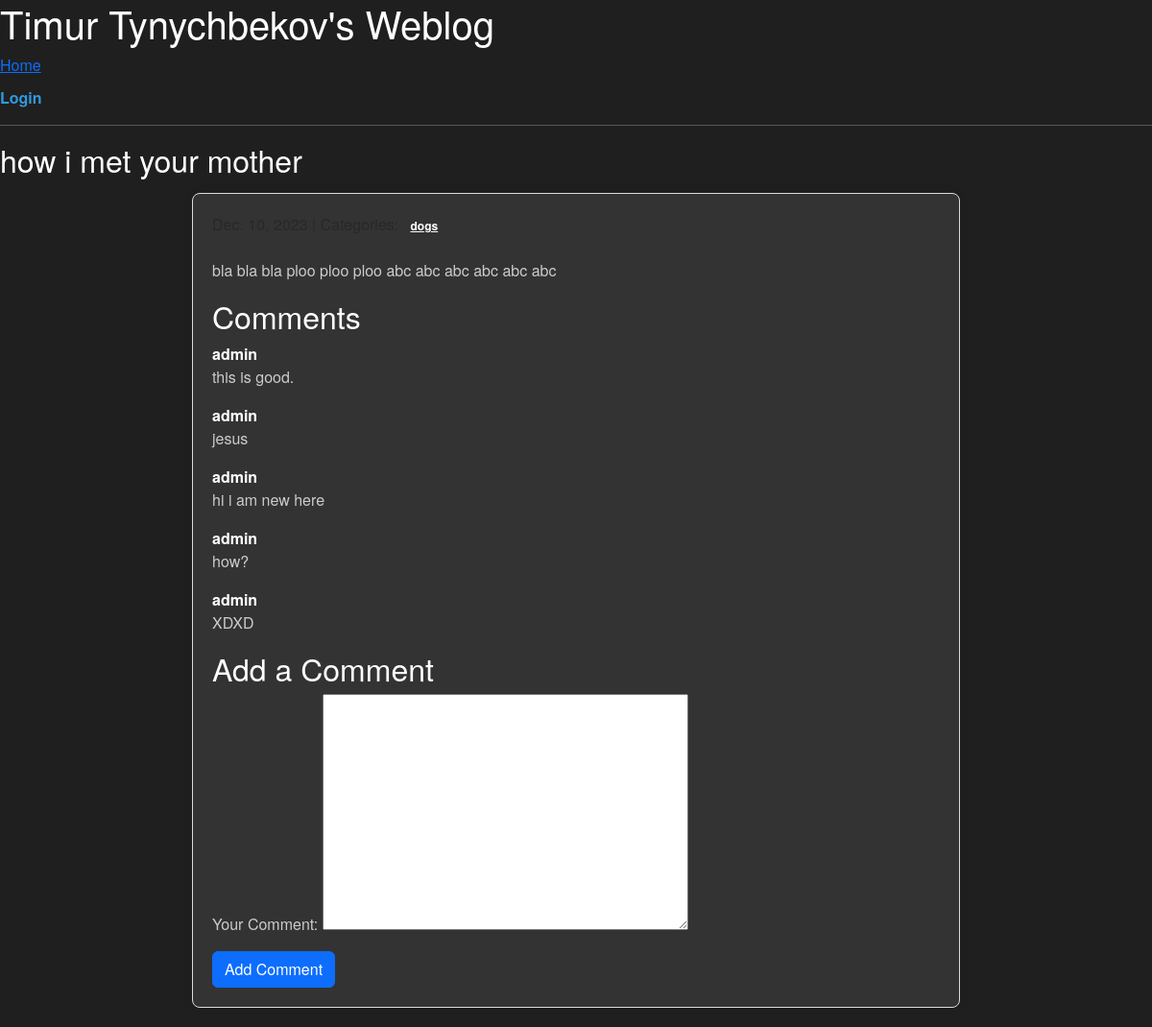
Screenshot of /post/3/ with the database file from the repository.
### blog/models.py (models this page shows, shortened)
class Post(models.Model):
    title = models.CharField(max_length=255)
    body = models.TextField()
    created_on = models.DateTimeField(auto_now_add=True)
    last_modified = models.DateTimeField(auto_now=True)
    categories = models.ManyToManyField("Category", related_name="posts")

class Category(models.Model):
    name = models.CharField(max_length=30)
    class Meta:
        verbose_name_plural = "categories"

class Comment(models.Model):
    user = models.ForeignKey(User, on_delete=models.CASCADE, default=1)
    text = models.TextField()
    created_on = models.DateTimeField(auto_now_add=True)
    post = models.ForeignKey("Post", on_delete=models.CASCADE)

### blog/views.py (the view)
# urls.py: path("post/<int:pk>/", views.blog_detail, name="detail"),
def blog_detail(request, pk):
    post = get_object_or_404(Post, pk=pk)
    comment = Comment.objects.filter(post=post)
    if request.method == 'POST':
        comment_form = CommentForm(request.POST)
        if comment_form.is_valid():
            new_comment = comment_form.save(commit=False)
            new_comment.post = post
            new_comment.user = request.user
            new_comment.save()
            return redirect('blog:detail', pk = pk)
    else:
        Comment_form = CommentForm()
    context = {
        "post" : post,
        "comment" : comment,
        "form" : Comment_form,
    }
    return render(request, "blog/detail.html", context)

### blog/forms.py (shortened to what this page needs)
class CommentForm(forms.ModelForm):
    class Meta:
        model = Comment
        fields = ['text']
        labels = {'text' : 'Your Comment'}

### templates/blog/detail.html (shortened to what this page needs)
{% extends "blog/base.html" %}
{% block page_title %}
    <h2 class="mb-3">{{ post.title }}</h2>
{% endblock page_title %}
{% block page_content %}
    <div class="container post">
        <p class="text-muted">
            {% for category in post.categories.all %}
                <span class="badge badge-info">
                    <a href="{% url 'blog:category' category.name %}" class="text-white">
                        {{ category.name }}
                    </a>
                </span>
            {% endfor %}
        </p>
        <div class="detail">
            <p class="mb-4">{{ post.body | linebreaks }}</p>
        </div>
        <div class="comments-section">
            <h2>Comments</h2>
            <ul class="comments-list list-unstyled">
                {% for com in comment %}
                    <li class="mb-3">
                        <div class="comment-header">
                            <strong>{{ com.user.username }}</strong>
                        </div>
                        <p>{{ com.text }}</p>
                    </li>
                {% endfor %}
            </ul>
            <div class="add-comment-form">
                <h2>Add a Comment</h2>
                <form method="post" action="{% url 'blog:detail' post.id %}">
                    {{ form.as_p }}
                    <button type="submit" class="btn btn-primary">Add Comment</button>
                </form>
            </div>
        </div>
    </div>
{% endblock page_content %}

### static/blog/css/main.css (style rules this page uses)
body { background: #1f1f1f; color: #fff; font-family: 'Helvetica Neue', Arial, sans-serif; }
.container { max-width: 800px; margin: 0 auto; }
.post { margin-bottom: 20px; padding: 20px; border: 1px solid #ddd; border-radius: 8px; background: #333; box-shadow: 0 0 10px rgba(0, 0, 0, 0.1); }
.post p { color: #ccc; }
.detail { color: #4caf50; }

### rows the page displays
Post: title "how i met your mother", body "bla bla bla ploo ploo ploo abc abc abc abc abc abc"
Category: name "dogs"
Comment: user.username "admin", text "this is good."
Comment: user.username "admin", text "jesus"
Comment: user.username "admin", text "hi i am new here"
Comment: user.username "admin", text "how?"
Comment: user.username "admin", text "XDXD"
